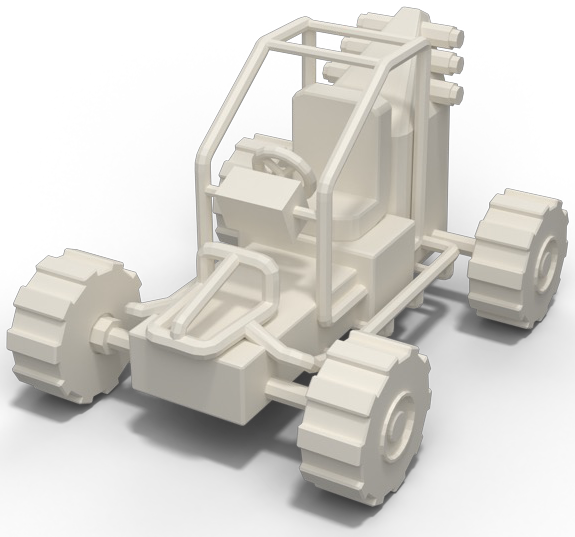
#> input picture assets/a_mesh.png, 575 x 537 px, found by its file name; its folder holds 4 pictures in this run
$ python prepare.py
#> lines starting #> are read from the running program, lines starting #| are printed output that depends on the picture
"""Extract the current paper artwork; retain a precise source manifest."""
import json
import hashlib
import shutil
from pathlib import Path
import fitz
from PIL import Image, ImageOps, ImageDraw

W = Path('/apdcephfs_zwfy2/share_303204533/yiqun')
PAPER = Path('/apdcephfs_cq12/share_360969/yiqun/Paper/CVPR27_partseg')
ROOT = Path(__file__).resolve().parents[1]
ASSETS = ROOT / 'assets'
ASSETS.mkdir(exist_ok=True)
TEASER = W / 'paper_teaser_renders_20260903/ppt'

def main():
    records = []
    for name in ['a_mesh','a_parts','b_coarse','b_middle','b_fine','b_views','c_out','c_views']:
        src = TEASER / f'{name}.png'
        im = Image.open(src).convert('RGBA')
#> im is the input picture: PIL image 575x537 RGBA; mean R, G, B, A 80, 78, 73.3, 118.9
        bbox = im.getchannel('A').getbbox()
#> bbox = (0, 4, 575, 537)
        if bbox:
            im = im.crop(bbox)
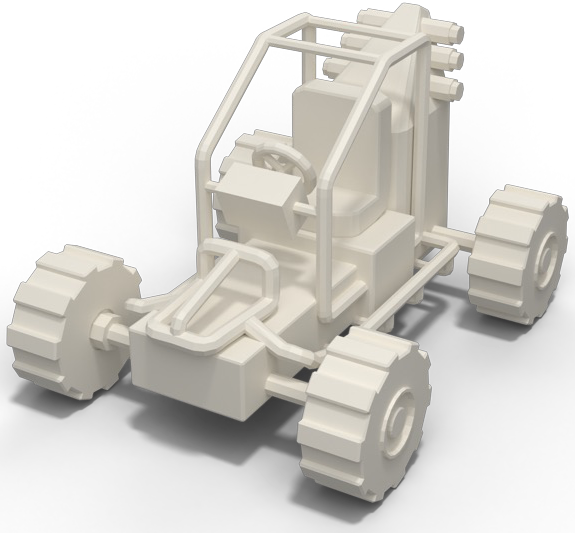
#> im: PIL image 575x533 RGBA; mean R, G, B, A 80.6, 78.6, 73.9, 119.8; transparent parts drawn white
        im.save(ASSETS / f'{name}.png')
        records.append({'asset':f'{name}.png','source':str(src),'sha256':hashlib.sha256(src.read_bytes()).hexdigest()})
#> pass 2 of the loop in main, `for name in ['a_mesh','a_parts','b_coarse','b_middle','b_fine','b_view..`:
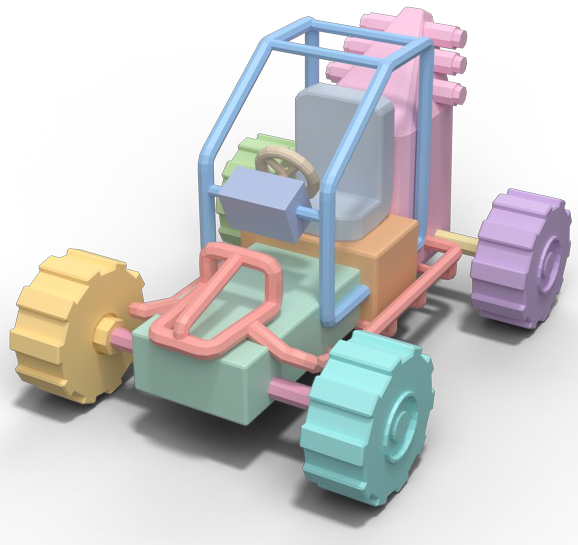
#> input picture assets/a_parts.png, 578 x 545 px, found by its file name
#> in main, im is the input picture: PIL image 578x545 RGBA; mean R, G, B, A 68.3, 67.4, 67.5, 119.3
#> bbox = (0, 4, 578, 545)
#> in main, `im = im.crop(bbox)`:
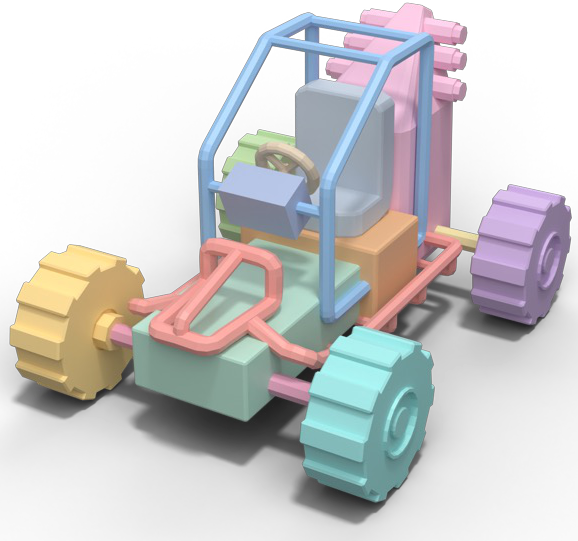
#> im: PIL image 578x541 RGBA; mean R, G, B, A 68.8, 67.9, 68, 120.2; transparent parts drawn white
    doc = fitz.open(PAPER / 'figures/teaserv4.pdf')
    page = doc[0]
    page.get_pixmap(matrix=fitz.Matrix(3,3), alpha=False).save(str(ASSETS/'teaser.png'))
    # Use the embedded images from v4 itself, including its newer kart camera.
    for name,xref in {'a_mesh':17,'a_parts':13,'b_coarse':14,'b_middle':15,'b_fine':16,'c_out':22,'b_views':23,'c_views':24}.items():
        pm=fitz.Pixmap(doc,xref)
        smask=doc.extract_image(xref).get('smask',0)
        if smask: pm=fitz.Pixmap(pm,fitz.Pixmap(doc,smask))
        im=Image.frombytes('RGBA' if pm.alpha else 'RGB',(pm.width,pm.height),pm.samples).convert('RGBA')
        # Full square images have embedded white: crop to visible content.
        import numpy as np
        arr=np.asarray(im)
        mask=(arr[:,:,:3].min(2)<248)&(arr[:,:,3]>30)
        yy,xx=np.where(mask)
        if len(xx): im=im.crop((max(0,int(xx.min())-6),max(0,int(yy.min())-6),min(im.width,int(xx.max())+7),min(im.height,int(yy.max())+7)))
        im.save(ASSETS/f'{name}.png')
        records.append({'asset':f'{name}.png','authoritative_source':str(PAPER/'figures/teaserv4.pdf'),'pdf_xref':xref})
    (ROOT/'teaser-text.txt').write_text(page.get_text())
    print('TEASER',page.rect, page.get_text())
    cases = json.loads((PAPER/'figures/7_aigc/SOURCE.json').read_text())
    for index,case in enumerate(cases['cases']):
        for short, level in [('c','coarse'),('m','middle'),('f','fine')]:
            src = PAPER / f'figures/7_aigc/{case["uid"]}/{short}.png'
            im=Image.open(src).convert('RGBA')
            bbox=im.getchannel('A').point(lambda x:255 if x>40 else 0).getbbox()
            if bbox: im=im.crop(bbox)
            im.save(ASSETS / f'asset{index+1}-{level}.png')
            manifest=W/'figure_assets/Fig7_aigc'/case['batch']/'renders'/case['uid']/level/'manifest.json'
            if manifest.exists():
                data=json.loads(manifest.read_text())
            else:
                manifest=W/'figure_assets/Fig7_aigc'/case['batch']/'SOURCE_MANIFEST.json'
                data=next(x for x in json.loads(manifest.read_text())['inputs'] if x['uid']==case['uid'] and x['level']==level)
            records.append({'asset':f'asset{index+1}-{level}.png','source':str(src),'render_manifest':str(manifest),'mesh':data['source'],'uid':case['uid'],'level':level,'camera':case['camera']})
    (ROOT/'source-manifest.json').write_text(json.dumps({'paper':str(PAPER),'title':'FlexPart: Text-Controlled Semantics-Aware 3D Part Segmentation at Flexible Granularity','teaser':str(PAPER/'figures/teaserv4.pdf'),'assets':records},indent=2)+'\n')
    contact=Image.new('RGB',(1400,1100),'white')
    for i,name in enumerate(['a_mesh','a_parts','b_coarse','b_middle','b_fine','c_out']):
        im=Image.open(ASSETS/f'{name}.png').convert('RGBA'); im.thumbnail((420,380))
        contact.paste(im,(i%3*460+20,i//3*430+50),im)
        ImageDraw.Draw(contact).text((i%3*460+20,i//3*430+20),name,fill='black')
    contact.save(ROOT/'contact-sheet.png')
    for i in range(4):
        im=Image.open(ASSETS/f'asset{i+1}-fine.png').convert('RGBA'); im.thumbnail((300,400))
        if i==0: contact2=Image.new('RGB',(1280,440),'white')
        contact2.paste(im,(i*320+(320-im.width)//2,20),im)
    contact2.save(ROOT/'aigc-contact.png')

#> (the run stopped early here; a loop or call above may not have finished)
